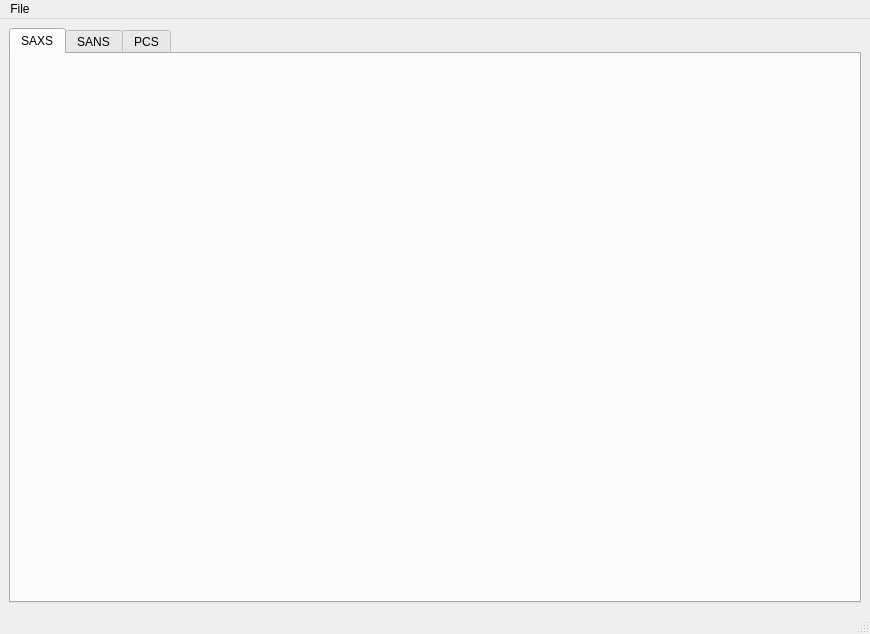
<?xml version="1.0" encoding="UTF-8"?>
<ui version="4.0">
 <class>MainWindow</class>
 <widget class="QMainWindow" name="MainWindow">
  <property name="geometry">
   <rect>
    <x>0</x>
    <y>0</y>
    <width>870</width>
    <height>634</height>
   </rect>
  </property>
  <property name="windowTitle">
   <string>SAS PCS Fitter</string>
  </property>
  <widget class="QWidget" name="centralwidget">
   <layout class="QVBoxLayout" name="verticalLayout_2">
    <item>
     <layout class="QHBoxLayout" name="horizontalLayout_3">
      <item>
       <widget class="QTabWidget" name="tabWidget">
        <property name="currentIndex">
         <number>0</number>
        </property>
        <widget class="QWidget" name="saxs_tab">
         <attribute name="title">
          <string>SAXS</string>
         </attribute>
         <layout class="QHBoxLayout" name="horizontalLayout_5">
          <item>
           <layout class="QHBoxLayout" name="saxs_plot_layout"/>
          </item>
         </layout>
        </widget>
        <widget class="QWidget" name="sans_tab">
         <attribute name="title">
          <string>SANS</string>
         </attribute>
         <layout class="QHBoxLayout" name="horizontalLayout">
          <item>
           <layout class="QHBoxLayout" name="sans_plot_layout"/>
          </item>
         </layout>
        </widget>
        <widget class="QWidget" name="pcs_tab">
         <attribute name="title">
          <string>PCS</string>
         </attribute>
         <layout class="QHBoxLayout" name="horizontalLayout_2">
          <item>
           <layout class="QHBoxLayout" name="pcs_plot_layout"/>
          </item>
         </layout>
        </widget>
       </widget>
      </item>
     </layout>
    </item>
   </layout>
  </widget>
  <widget class="QMenuBar" name="menubar">
   <property name="geometry">
    <rect>
     <x>0</x>
     <y>0</y>
     <width>870</width>
     <height>21</height>
    </rect>
   </property>
   <widget class="QMenu" name="menuFile">
    <property name="title">
     <string>File</string>
    </property>
    <addaction name="actionSave"/>
    <addaction name="actionSave_As"/>
    <addaction name="actionLoad_Data"/>
   </widget>
   <addaction name="menuFile"/>
  </widget>
  <widget class="QStatusBar" name="statusbar"/>
  <action name="actionSave">
   <property name="text">
    <string>Save...</string>
   </property>
  </action>
  <action name="actionSave_As">
   <property name="text">
    <string>Save As...</string>
   </property>
  </action>
  <action name="actionLoad_Data">
   <property name="text">
    <string>Load Data...</string>
   </property>
  </action>
 </widget>
 <resources/>
 <connections/>
</ui>
